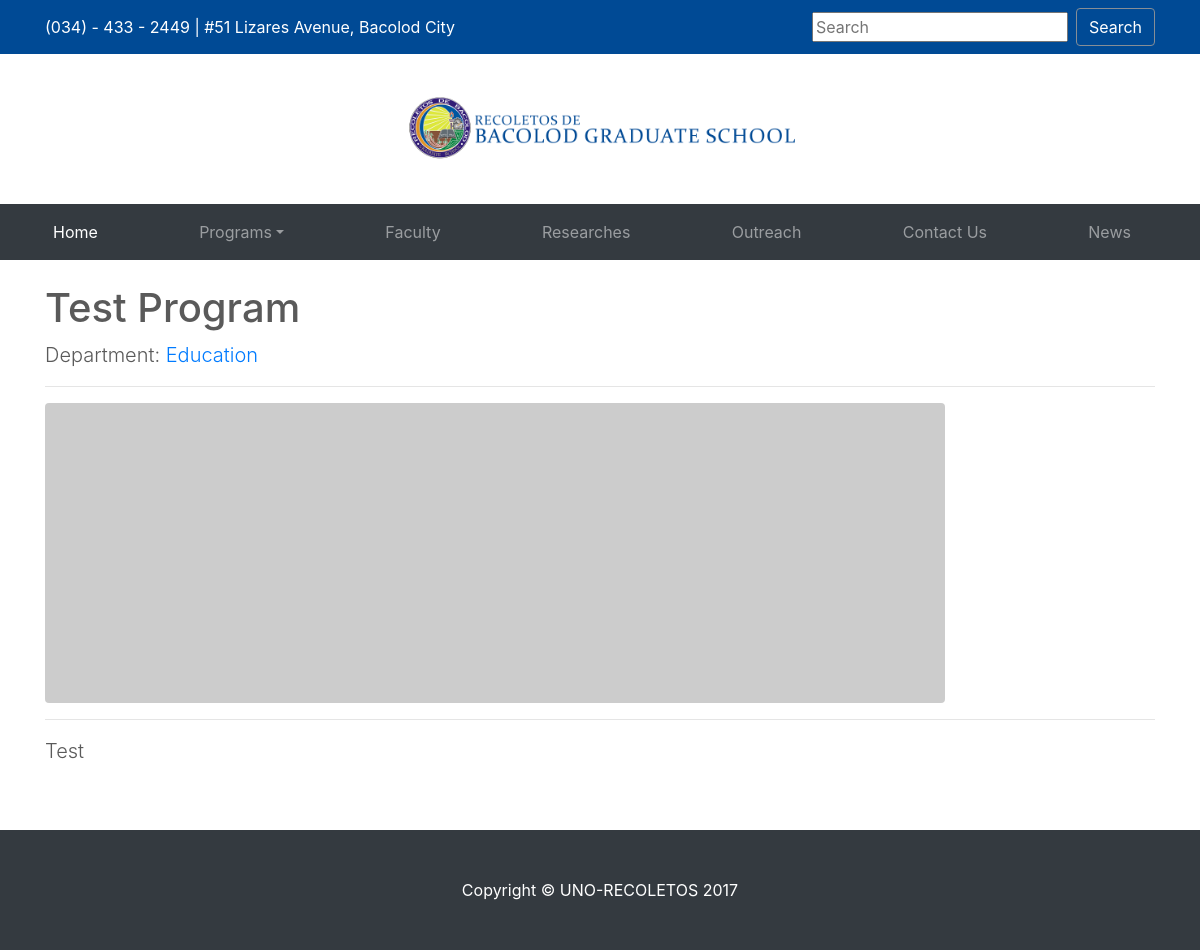
Before: /view/25 with the older database file.
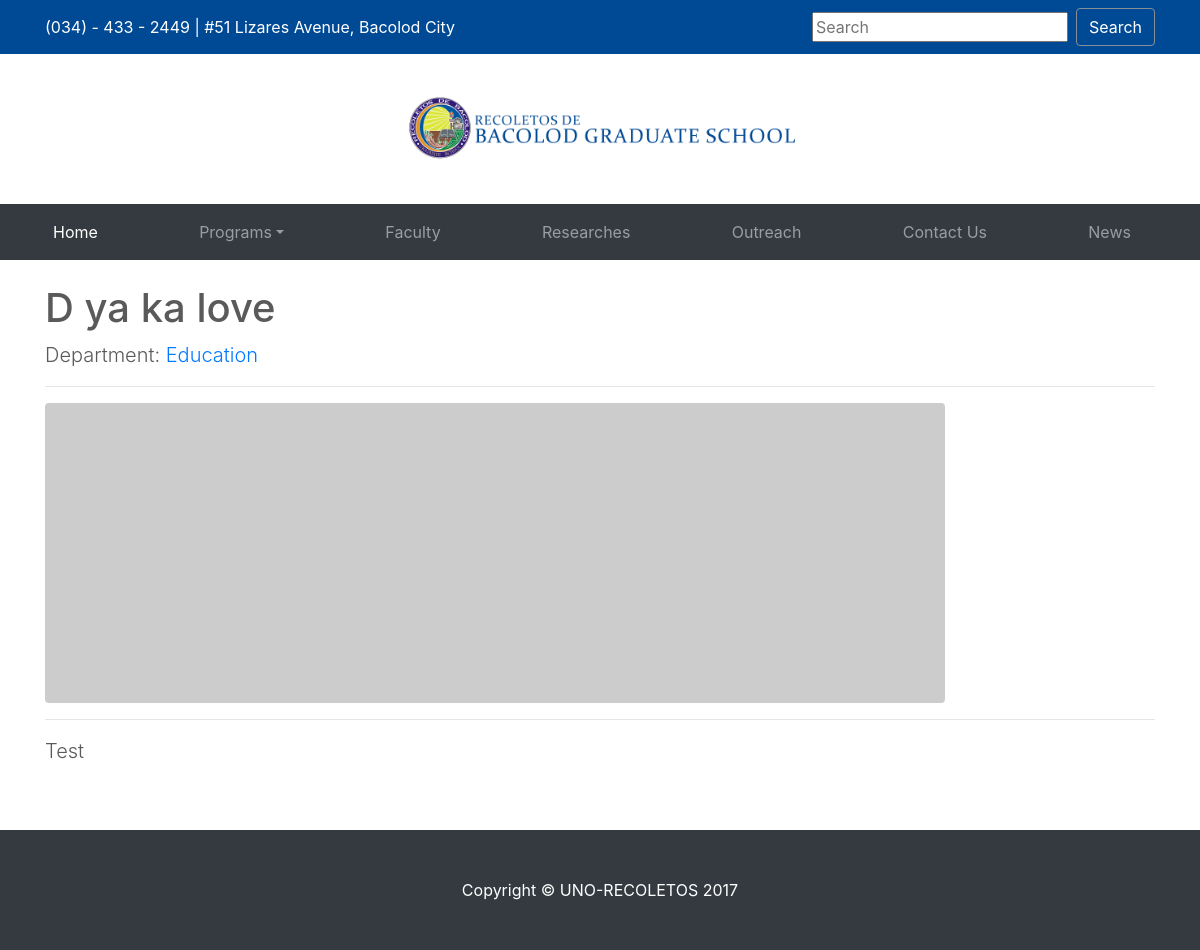
After: the same page with the newer database file.
### website/models.py (models this page shows, shortened)
class Program (models.Model):
	program_name = models.CharField(null="", max_length=100)
	program_description = models.CharField(null="", max_length=2000)
	program_department = models.CharField(null="", max_length=50)

### website/views.py (the view)
# urls.py: url(r'^view/(?P<pk>\d+)$', views.program_item, name='program_item'),
def program_item(request, pk, template_name='website/program_item.html'):
	program = get_object_or_404(Program, pk=pk)
	return render(request, template_name, {'object':program})

### website/templates/website/program_item.html
{% extends 'website/base.html' %}
{% load static %}
{% block content %}
<div class="container"><h1 class="mt-4">{{object.program_name}}</h1>
<p class="lead">
    Department:
    <a href="/program">{{object.program_department}}</a>
</p>
<hr>
<img class="img-fluid rounded" src="http://placehold.it/900x300" alt="">
<hr>
<p class="lead">
    {{object.program_description}}
</p>
<br><br>
</div>
{% endblock %}

Changed rows visible on the page:
changed Program "Education": program_name "Test Program" → "D ya ka love"
